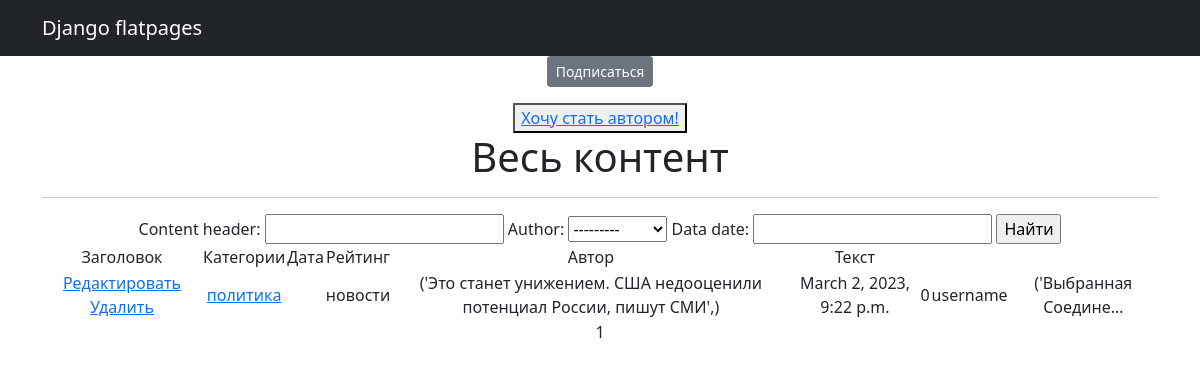
Page /articles/categories/4 (signed in) on the committed database.
### news/models.py (models this page shows, shortened)
class Post(models.Model):
    author = models.ForeignKey(Author, on_delete=models.CASCADE)
    content_type = models.CharField(max_length=256, choices=ContentType.choices)
    data = models.DateTimeField(auto_now_add=True)
    content_header = models.CharField(max_length=256)
    content_text = models.CharField(max_length=5000)
    content_rating = models.IntegerField(default=0)
    category = models.ManyToManyField(Category, through='PostCategory')

class Category(models.Model):
    name_category = models.CharField(unique=True, max_length=64)
    subscribers = models.ManyToManyField(User, blank=True, null=True, related_name='categories')
    def __str__(self):
        return self.name_category

class Author(models.Model):
    user = models.OneToOneField(User, on_delete=models.CASCADE)
    rating = models.IntegerField(default=0)
    def __str__(self):
        return self.user.username

### news/views.py (the view)
# urls.py: path('categories/<int:pk>', CategoryListView.as_view(), name='category_list'),
class CategoryListView(Posts):
    model = Post
    template_name = 'news/category_list.html'
    context_object_name = 'category_news_list'
    def get_queryset(self):
        self.category = get_object_or_404(Category, id=self.kwargs['pk'])
        queryset = Post.objects.filter(category=self.category).order_by('data')
        return queryset
    def get_context_data(self, **kwargs):
        context = super().get_context_data(**kwargs)
        context['is_not_subscriber'] = self.request.user not in self.category.subscribers.all()
        context['category'] = self.category
        return context

### news/views.py (called while the page is built)
    def get_context_data(self, **kwargs):
        context = super().get_context_data(**kwargs)
        context['filter'] = PostFilter(self.request.GET, queryset=self.get_queryset())
        context['is_not_author'] = not self.request.user.groups.filter(name='author').exists()
        return context

### templates/news/category_list.html (shortened to what this page needs)
{% extends 'flatpages/default.html' %}
{% load custom_tags %}
{% block content %}
    {% if is_not_subscriber %}
    <p class="text-center"><a href="{% url 'subscribe' category.id %}" class="btn btn-secondary btn-sm">Подписаться</a></p>
    {% endif %}
    {% if is_not_author %}
        <button> <a href="{% url 'upgrade' %}"> Хочу стать автором!</a> </button>
    {% endif %}
    <h1>Весь контент</h1>
    <hr>
    {% if category_news_list %}
        <form action=""  method="GET">
            {{ filter.form }}
            <input type="submit" value="Найти" />
        </form>
            <table>
           <tr>
               <td>Заголовок</td>
               <td>Категории</td>
               <td>Дата</td>
                <td>Рейтинг</td>
               <td>Автор</td>
               <td>Текст</td>
           </tr>
           {% for post in category_news_list %}
           <tr>
           <td>
               <a href="{% url 'post_edit' post.id %}"><u>Редактировать</u></a>
               <a href="{% url 'post_delete' post.id %}"><u>Удалить</u></a>
           </td>
               <td>{% for category in post.category.all %}
                   <a href="{%  url 'category_list' category.id %}">{{ category }}</a>
                   {% endfor %}
               </td>
               <td>{{ time_now|date:'d M Y' }}</td>
               <td>{{ post.content_type }}</td>
               <td>{{ post.content_header }}</td>
               <td>{{ post.data }}</td>
               <td>{{ post.content_rating }}</td>
               <td>{{ post.author }}</td>
               <td>{{ post.content_text|truncatechars:20 }}</td>
           </tr>
           {% endfor %}
       </table>
   {% else %}
       <h2>Новостей нет!</h2>
        {% endif %}
       {{ page_obj.number }}
{% endblock content %}

### rows in the picture
Post: content_type "новости", content_header "('Это станет унижением. США недооценили потенциал России, пишут СМИ',)", data "March 2, 2023, 9:22 p.m.", content_rating "0", author "username", content_text "('Выбранная Соедине…"
Category: name_category "политика"

### other values in the picture
{{ page_obj.number }} "1"
